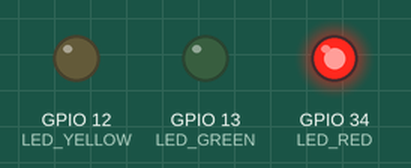
Recording of a sketch running on a simulated ESP32. On the bench: output pins drawn as LEDs (lit = HIGH).

Above: at 3.5 s.
At 8.5 s:
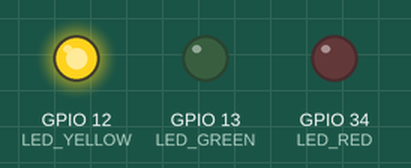
At 10.5 s:
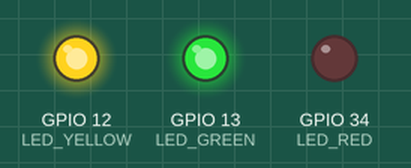
Timing chart, 0 to 12.7 s (numbered marks = the images above):
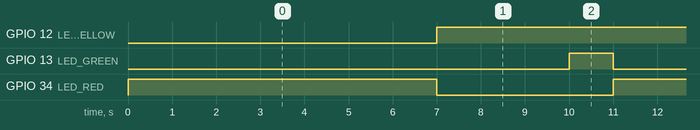

The sketch:

traffic_lights.ino
```cpp
#define LED_RED 34
#define LED_GREEN 13
#define LED_YELLOW 12


void setup() {
  Serial.begin(9600);
  pinMode(LED_RED, OUTPUT);
  pinMode(LED_YELLOW, OUTPUT);
  pinMode(LED_GREEN, OUTPUT);

  digitalWrite(LED_RED, LOW);
  digitalWrite(LED_GREEN, LOW);
  digitalWrite(LED_YELLOW, LOW);
}


void loop() {


  digitalWrite(LED_RED, HIGH);
  delay(7000);
  digitalWrite(LED_RED, LOW);

  digitalWrite(LED_YELLOW, HIGH);
  delay(3000);
  digitalWrite(LED_GREEN, HIGH);

  digitalWrite(LED_GREEN, HIGH);
  delay(1000);
  digitalWrite(LED_GREEN, LOW);


}
```

Measured:
- by itself, GPIO 12 (LED_YELLOW): LOW → HIGH at 7.0 s
- by itself, GPIO 13 (LED_GREEN): alternates HIGH for 1.0 s and LOW for 10.0 s
- by itself, GPIO 34 (LED_RED): alternates HIGH for 7.0 s and LOW for 4.0 s
